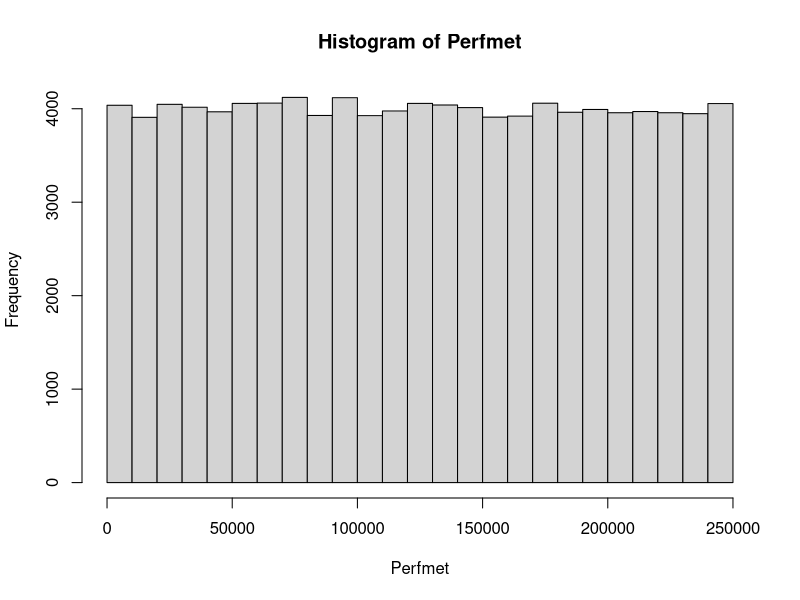
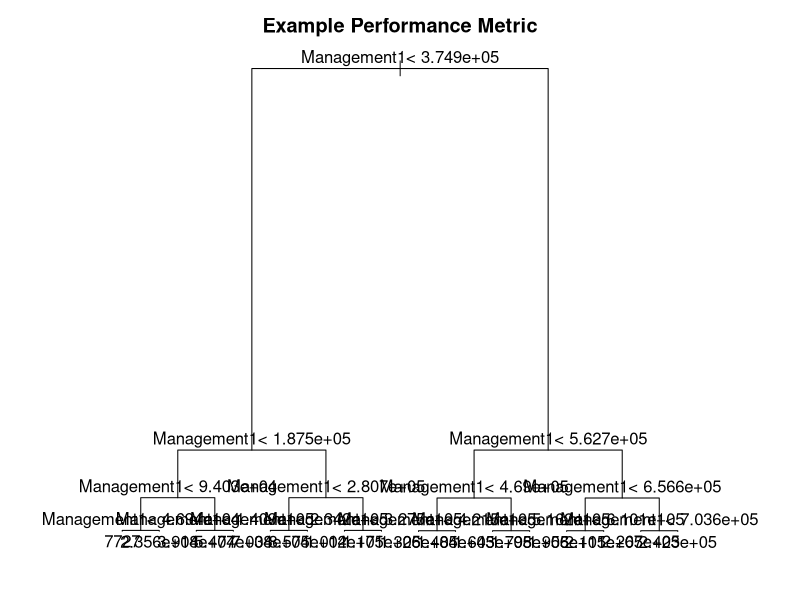
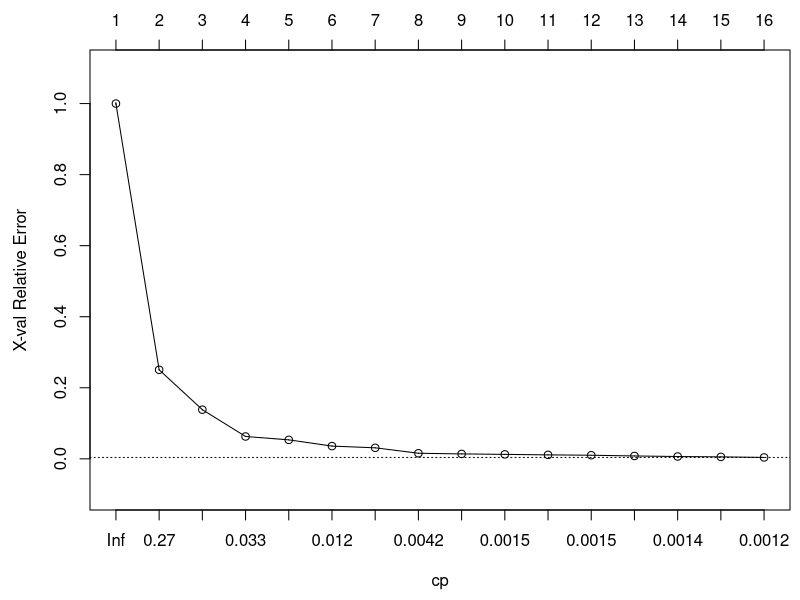
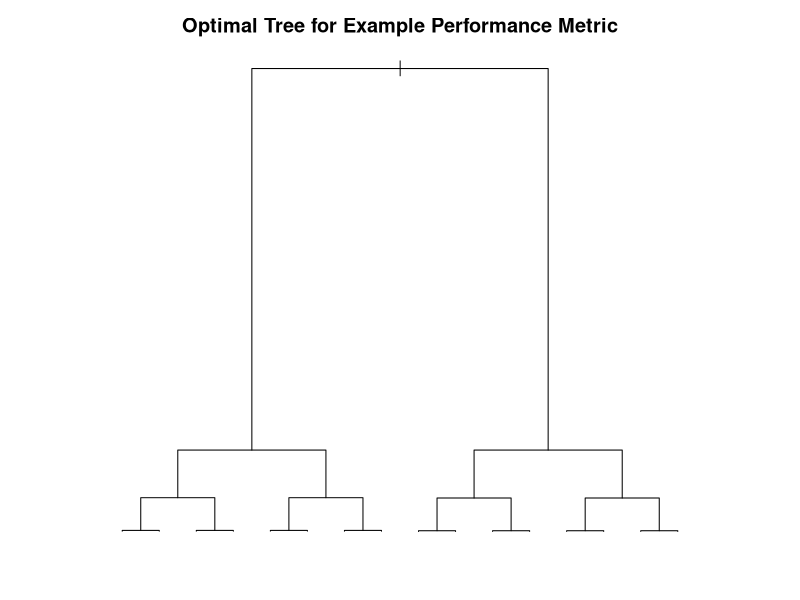
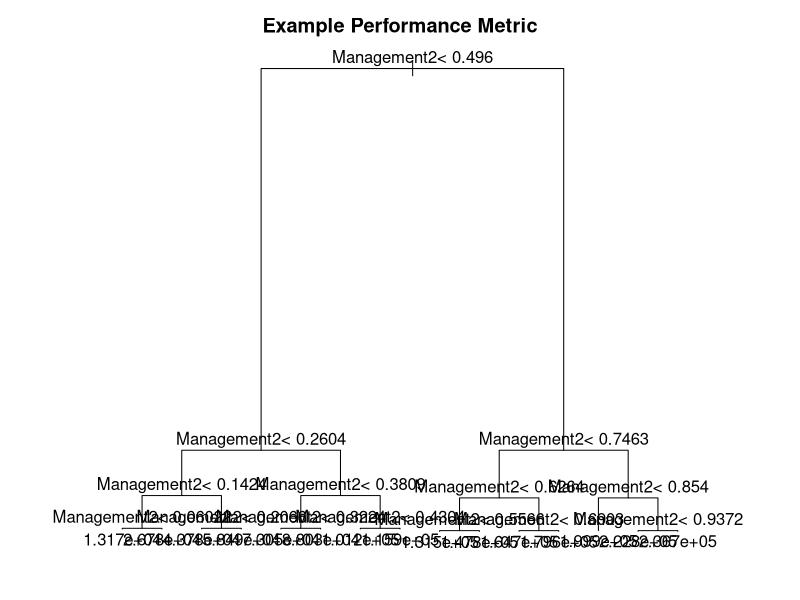
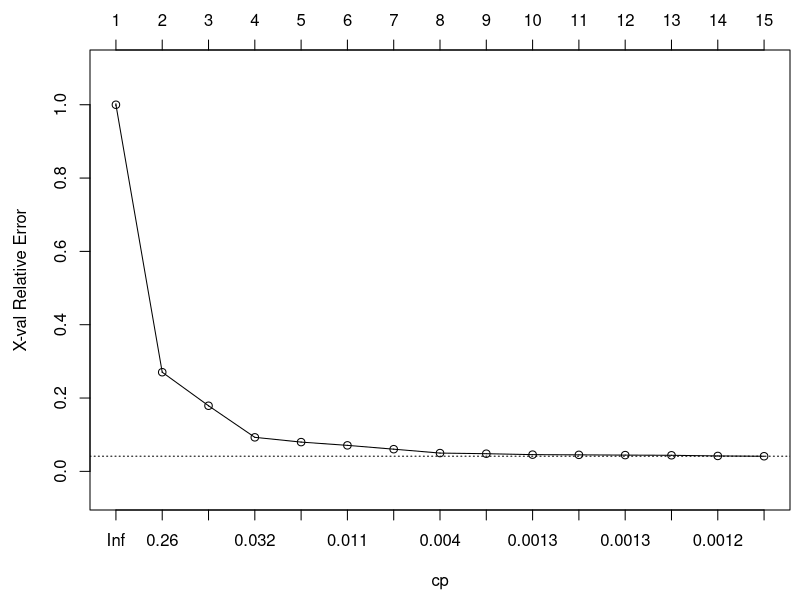
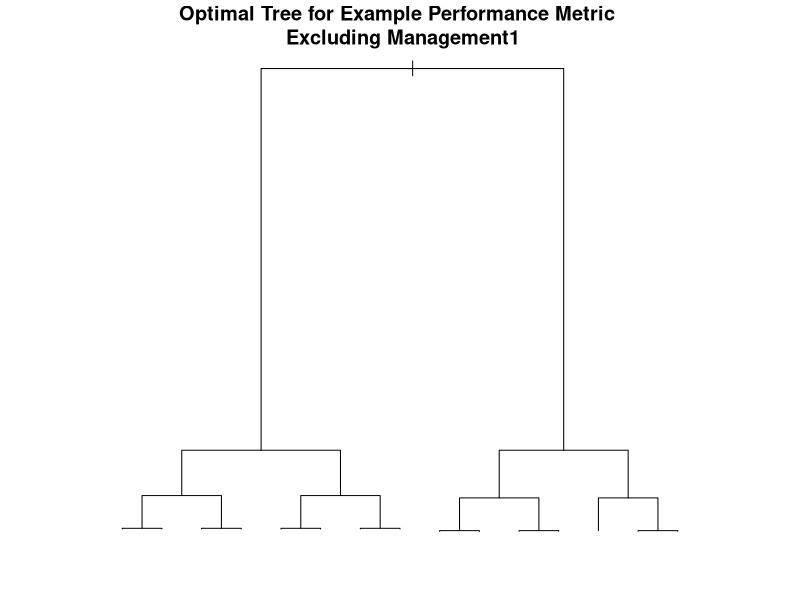
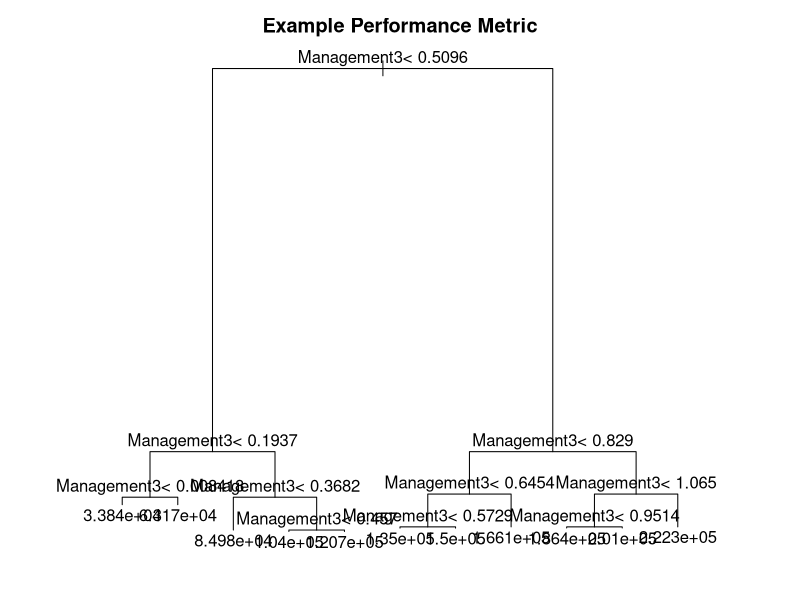

Write R code to recreate these figures, in order.
# Appendix C

# This script generates an example performance metric, corresponding example management settings 
# which may or may not be correlated with the example performance metric, and uses this example 
# data set to validate the use of regression tree analysis to identify management settings that 
# are correlated with management outcomes (performance metrics).


# Generate example performance metric data
Perfmet <- runif(100000, min = 0, max = 250000)
hist(Perfmet)

# Generate perfectly correlated example management setting
Management1 <- Perfmet*3

# Generate imperfect but strongly correlated example management settings
Management2 <- Perfmet/max(Perfmet)
Management2 <- jitter(Management2, amount = 0.1)
Management2[which(Management2 < 0)] <- 0 # set negative values introduced by jitter to 0 

# Generate example management setting with weak correlation
Management3 <- Perfmet/max(Perfmet)
Management3 <- jitter(Management3, amount = 0.4)
Management3[which(Management3 < 0)] <- 0 # set negative values introduced by jitter to 0

# Generate uncorrelated example management setting
Management4 <- sample(c(0,1), 100000, replace = TRUE)

Management5 <- runif(100000, min = 1000, max = 10000)

ExampleData <- cbind(Perfmet, Management1, Management2, Management3, Management4, Management5)
ExampleData <- as.data.frame(ExampleData)

library(rpart)

##### Fit initial tree with all example management actions
FirstExampleTree <- rpart(Perfmet ~ Management1 + 
                            Management2 + 
                            Management3 + 
                            as.factor(Management4) + # response is treated as.factor when data is true/false, or categorical rather than continuous 
                            Management5,
                          data = ExampleData,
                          method="anova",
                          control = rpart.control(cp=0.001)) # cp=complexity parameter, splits that don't decrease lack of fit by 0.001 not attempted
# Plot first example tree
par(xpd = NA, mar = c(2.5, 5, 2.5, 5)) # sets up graphing space so no labels are cut off
plot(FirstExampleTree,  main = "Example Performance Metric")
text(FirstExampleTree, cex = 1, pretty=FALSE)
par(xpd = F, mar = c(4.5, 4.5, 0.5, 0.5)) # restricts plot to space it is in
 


##### Fit trimmed tree
# Trim the FirstExampleTree
par(mar = c(4.5, 4.5, 2.5, 0.5))
plotcp(FirstExampleTree)
# Store pruning cross validation output
CPResult <- FirstExampleTree$cptable
par(mar = c(4.5, 4.5, 0.5, 0.5))
 
# Pick optimal complexity (leftmost cp which is within 1 std error of the minimum error (the plotted line))
MinError <- min(rowSums(CPResult[,c("xerror","xstd")])) # minimum error represents the line drawn when plotcp() is run
PickCP <- min(which(CPResult[,"xerror"] < MinError)) # gives position of xerrors that meet are less than MinError, pick the minimum position (the leftmost cp on graph that is below dotted line(MinError))
OptimalSplits <- CPResult[PickCP,"nsplit"]
OptimalCP <- CPResult[PickCP,"CP"]

# Produce optimal tree
OptimalTree <- rpart(Perfmet ~ Management1 +
                       Management2 +
                       Management3 +
                       as.factor(Management4) +
                       Management5,
                     data = ExampleData,
                     method = "anova",
                     control = rpart.control(cp=OptimalCP)) # Fit based on optimal 

# Store variables used
FrameVars <- OptimalTree$frame[,"var"]
Leaves <- FrameVars=="<leaf>"
OptimalTreeVar <- unique(FrameVars[!Leaves])

# Store variable importance
OptimalTreeVarImport <- OptimalTree$variable.importance

# Store optimal tree
OptimalTreeResults <- OptimalTree

#OptimalTree
# Produce tree graphic
par(xpd = NA, mar = c(2.5, 5, 2.5, 5))
plot(OptimalTree, main=paste("Optimal Tree for Example Performance Metric"))
par(xpd = F, mar = c(4.5, 4.5, 0.5, 0.5))

####################################################################################
##### Fit initial tree with all example management actions except Management1 (all but the perfectly correlated management option)
FirstExampleTree2 <- rpart(Perfmet ~ Management2 + 
                            Management3 + 
                            as.factor(Management4) + # response is treated as.factor when data is true/false, or categorical rather than continuous 
                            Management5,
                          data = ExampleData,
                          method="anova",
                          control = rpart.control(cp=0.001)) # cp=complexity parameter, splits that don't decrease lack of fit by 0.001 not attempted
# Plot first example tree
par(xpd = NA, mar = c(2.5, 5, 2.5, 5)) # sets up graphing space so no labels are cut off
plot(FirstExampleTree2,  main = "Example Performance Metric")
text(FirstExampleTree2, cex = 1, pretty=FALSE)
par(xpd = F, mar = c(4.5, 4.5, 0.5, 0.5)) # restricts plot to space it is in



##### Fit trimmed tree
# Trim the FirstExampleTree
par(mar = c(4.5, 4.5, 2.5, 0.5))
plotcp(FirstExampleTree2)
# Store pruning cross validation output
CPResult2 <- FirstExampleTree2$cptable
par(mar = c(4.5, 4.5, 0.5, 0.5))

# Pick optimal complexity (leftmost cp which is within 1 std error of the minimum error (the plotted line))
MinError2 <- min(rowSums(CPResult2[,c("xerror","xstd")])) # minimum error represents the line drawn when plotcp() is run
PickCP2 <- min(which(CPResult2[,"xerror"] < MinError2)) # gives position of xerrors that meet are less than MinError, pick the minimum position (the leftmost cp on graph that is below dotted line(MinError))
OptimalSplits2 <- CPResult2[PickCP2,"nsplit"]
OptimalCP2 <- CPResult2[PickCP2,"CP"]

# Produce optimal tree
OptimalTree2 <- rpart(Perfmet ~ Management2 +
                       Management3 +
                       as.factor(Management4) +
                       Management5,
                     data = ExampleData,
                     method = "anova",
                     control = rpart.control(cp=OptimalCP2)) # Fit based on optimal 

# Store variables used
FrameVars2 <- OptimalTree2$frame[,"var"]
Leaves2 <- FrameVars2=="<leaf>"
OptimalTreeVar2 <- unique(FrameVars2[!Leaves2])

# Store variable importance
OptimalTreeVarImport2 <- OptimalTree2$variable.importance

# Store optimal tree
OptimalTreeResults2 <- OptimalTree2

#OptimalTree
# Produce tree graphic
par(xpd = NA, mar = c(2.5, 5, 2.5, 5))
plot(OptimalTree2, main=paste("Optimal Tree for Example Performance Metric \n Excluding Management1"))
par(xpd = F, mar = c(4.5, 4.5, 0.5, 0.5))


####################################################################################
##### Fit initial tree with all example management actions except Management1 and Management2 (all but the perfectly correlated and strongly correlated management option)
FirstExampleTree3 <- rpart(Perfmet ~ Management3 + 
                             as.factor(Management4) + # response is treated as.factor when data is true/false, or categorical rather than continuous 
                             Management5,
                           data = ExampleData,
                           method="anova",
                           control = rpart.control(cp=0.001)) # cp=complexity parameter, splits that don't decrease lack of fit by 0.001 not attempted
# Plot first example tree
par(xpd = NA, mar = c(2.5, 5, 2.5, 5)) # sets up graphing space so no labels are cut off
plot(FirstExampleTree3,  main = "Example Performance Metric")
text(FirstExampleTree3, cex = 1, pretty=FALSE)
par(xpd = F, mar = c(4.5, 4.5, 0.5, 0.5)) # restricts plot to space it is in



##### Fit trimmed tree
# Trim the FirstExampleTree
par(mar = c(4.5, 4.5, 2.5, 0.5))
plotcp(FirstExampleTree3)
# Store pruning cross validation output
CPResult3 <- FirstExampleTree3$cptable
par(mar = c(4.5, 4.5, 0.5, 0.5))

# Pick optimal complexity (leftmost cp which is within 1 std error of the minimum error (the plotted line))
MinError3 <- min(rowSums(CPResult3[,c("xerror","xstd")])) # minimum error represents the line drawn when plotcp() is run
PickCP3 <- min(which(CPResult3[,"xerror"] < MinError3)) # gives position of xerrors that meet are less than MinError, pick the minimum position (the leftmost cp on graph that is below dotted line(MinError))
OptimalSplits3 <- CPResult3[PickCP3,"nsplit"]
OptimalCP3 <- CPResult3[PickCP3,"CP"]

# Produce optimal tree
OptimalTree3 <- rpart(Perfmet ~ Management3 +
                        as.factor(Management4) +
                        Management5,
                      data = ExampleData,
                      method = "anova",
                      control = rpart.control(cp=OptimalCP3)) # Fit based on optimal 

# Store variables used
FrameVars3 <- OptimalTree3$frame[,"var"]
Leaves3 <- FrameVars3=="<leaf>"
OptimalTreeVar3 <- unique(FrameVars3[!Leaves3])

# Store variable importance
OptimalTreeVarImport3 <- OptimalTree3$variable.importance

# Store optimal tree
OptimalTreeResults3 <- OptimalTree3

#OptimalTree
# Produce tree graphic
par(xpd = NA, mar = c(2.5, 5, 2.5, 5))
plot(OptimalTree3, main=paste("Optimal Tree for Example Performance Metric \n Excluding Management1 and Management2"))
par(xpd = F, mar = c(4.5, 4.5, 0.5, 0.5))




